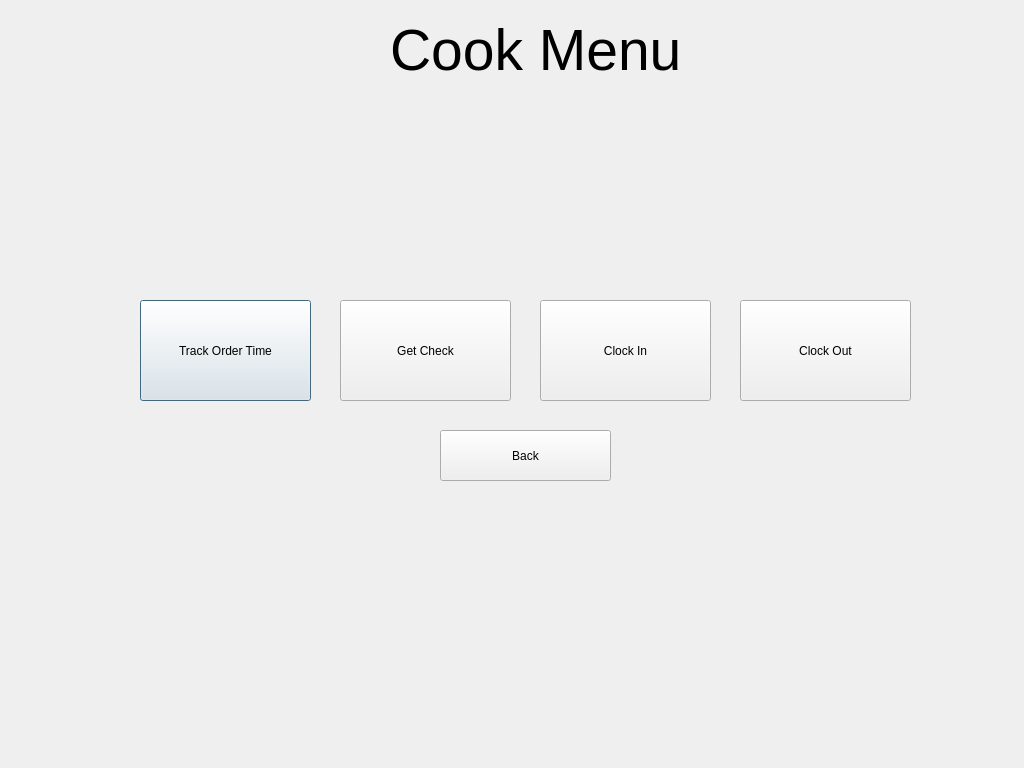
<?xml version="1.0" encoding="UTF-8"?>
<ui version="4.0">
 <class>cookStage</class>
 <widget class="QDialog" name="cookStage">
  <property name="geometry">
   <rect>
    <x>0</x>
    <y>0</y>
    <width>1024</width>
    <height>768</height>
   </rect>
  </property>
  <property name="windowTitle">
   <string>Dialog</string>
  </property>
  <widget class="QLabel" name="label">
   <property name="geometry">
    <rect>
     <x>390</x>
     <y>20</y>
     <width>291</width>
     <height>61</height>
    </rect>
   </property>
   <property name="font">
    <font>
     <pointsize>43</pointsize>
    </font>
   </property>
   <property name="text">
    <string>Cook Menu</string>
   </property>
  </widget>
  <widget class="QPushButton" name="trackOrderTimeButton">
   <property name="geometry">
    <rect>
     <x>140</x>
     <y>300</y>
     <width>171</width>
     <height>101</height>
    </rect>
   </property>
   <property name="text">
    <string>Track Order Time</string>
   </property>
  </widget>
  <widget class="QPushButton" name="getCheckTime">
   <property name="geometry">
    <rect>
     <x>340</x>
     <y>300</y>
     <width>171</width>
     <height>101</height>
    </rect>
   </property>
   <property name="text">
    <string>Get Check</string>
   </property>
  </widget>
  <widget class="QPushButton" name="clockInButton">
   <property name="geometry">
    <rect>
     <x>540</x>
     <y>300</y>
     <width>171</width>
     <height>101</height>
    </rect>
   </property>
   <property name="text">
    <string>Clock In</string>
   </property>
  </widget>
  <widget class="QPushButton" name="clockOutButton">
   <property name="geometry">
    <rect>
     <x>740</x>
     <y>300</y>
     <width>171</width>
     <height>101</height>
    </rect>
   </property>
   <property name="text">
    <string>Clock Out</string>
   </property>
  </widget>
  <widget class="QPushButton" name="pushButton">
   <property name="geometry">
    <rect>
     <x>440</x>
     <y>430</y>
     <width>171</width>
     <height>51</height>
    </rect>
   </property>
   <property name="layoutDirection">
    <enum>Qt::RightToLeft</enum>
   </property>
   <property name="text">
    <string>Back</string>
   </property>
  </widget>
 </widget>
 <resources/>
 <connections/>
</ui>
